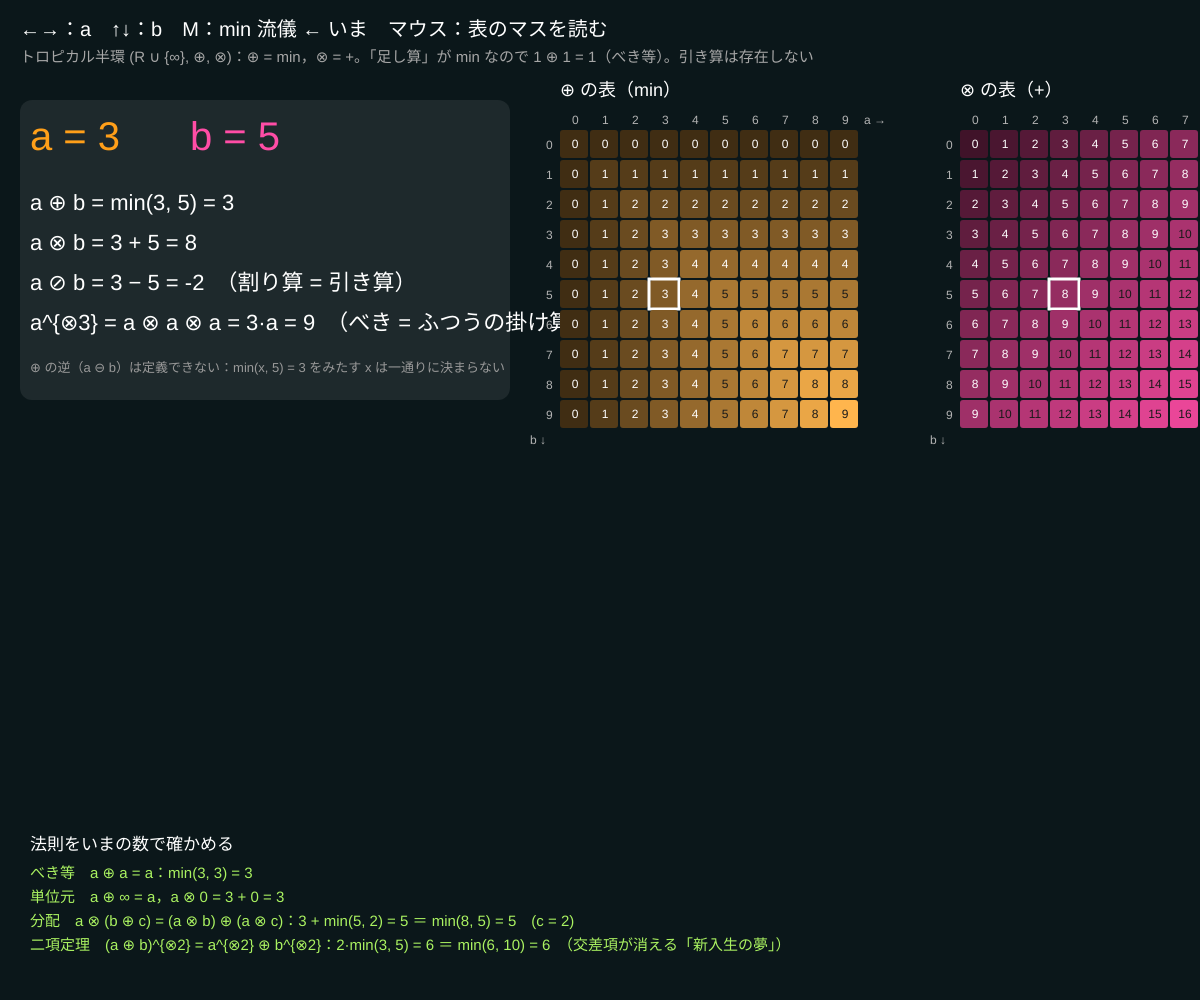
Frame 1 (no input)
Frame 60 (no input): identical to frame 1, image omitted
Frame 120 (the mouse pressed at the canvas centre since frame 60): identical to frame 1, image omitted

The p5.js sketch that drew this single still picture (run headless with seeded random() and noise() and a simulated clock; from frame 60 on, the mouse is pressed at the canvas centre):

// p5.js sketch
// ── sketch.js
// ============================================
// 00 トロピカル電卓
// トロピカル半環：「足し算 ⊕」は min、「掛け算 ⊗」はふつうの足し算
//   a ⊕ b = min(a, b)，a ⊗ b = a + b。引き算（⊕ の逆）はない。1 ⊕ 1 = 1，0 が ⊗ の単位元
// ←→ = a を変える / ↑↓ = b を変える / M = max 流儀（⊕ = max）に切替 / マウス = 表のマスを読む
// ============================================

let a = 3, b = 5;          // ★ 2 つの数
let useMax = false;        // ★ true なら max 流儀（max-plus 代数）
let N = 10;                // ★ 表の大きさ（0 〜 N-1）
let cell = 30;             // マスの大きさ（px）

function setup() {
  createCanvas(windowWidth, windowHeight);
  colorMode(HSB, 360, 100, 100, 100);
  textFont('Helvetica');
}

// ★ トロピカルの 2 つの演算
function tadd(x, y) { return useMax ? Math.max(x, y) : Math.min(x, y); }   // ⊕
function tmul(x, y) { return x + y; }                                       // ⊗
function sym() { return useMax ? 'max' : 'min'; }

function draw() {
  background(190, 55, 10);
  let s = tadd(a, b), p = tmul(a, b);

  // ---- 左：電卓 ----
  noStroke();
  fill(0, 0, 100);
  textSize(20);
  text('←→：a　↑↓：b　M：' + (useMax ? 'max 流儀 ← いま' : 'min 流儀 ← いま') + '　マウス：表のマスを読む', 20, 36);
  fill(0, 0, 65);
  textSize(15);
  text('トロピカル半環 (R ∪ {∞}, ⊕, ⊗)：⊕ = ' + sym() + '，⊗ = +。「足し算」が ' + sym() + ' なので 1 ⊕ 1 = 1（べき等）。引き算は存在しない', 20, 62);

  let x0 = 30, y0 = 110;
  fill(0, 0, 100, 8);
  rect(x0 - 10, y0 - 10, 490, 300, 12);
  textSize(40);
  fill(35, 90, 100);
  text('a = ' + a, x0, y0 + 40);
  fill(330, 70, 100);
  text('b = ' + b, x0 + 160, y0 + 40);
  fill(0, 0, 100);
  textSize(22);
  text('a ⊕ b = ' + sym() + '(' + a + ', ' + b + ') = ' + s, x0, y0 + 100);
  text('a ⊗ b = ' + a + ' + ' + b + ' = ' + p, x0, y0 + 140);
  text('a ⊘ b = ' + a + ' − ' + b + ' = ' + (a - b) + '　（割り算 = 引き算）', x0, y0 + 180);
  text('a^{⊗3} = a ⊗ a ⊗ a = 3·a = ' + 3 * a + '　（べき = ふつうの掛け算）', x0, y0 + 220);
  fill(0, 0, 60);
  textSize(13);
  text('⊕ の逆（a ⊖ b）は定義できない：' + sym() + '(x, ' + b + ') = ' + a + ' をみたす x は一通りに決まらない', x0, y0 + 262);

  // ---- 法則（いまの数で確かめる）----
  let ly = height - 150;
  fill(0, 0, 100);
  textSize(17);
  text('法則をいまの数で確かめる', x0, ly);
  textSize(15);
  fill(90, 60, 95);
  let c = 2;
  let lines = [
    'べき等　a ⊕ a = a：' + sym() + '(' + a + ', ' + a + ') = ' + tadd(a, a),
    '単位元　a ⊕ ' + (useMax ? '−∞' : '∞') + ' = a，a ⊗ 0 = ' + a + ' + 0 = ' + a,
    '分配　a ⊗ (b ⊕ c) = (a ⊗ b) ⊕ (a ⊗ c)：' + a + ' + ' + sym() + '(' + b + ', ' + c + ') = ' + tmul(a, tadd(b, c)) + ' ＝ ' + sym() + '(' + tmul(a, b) + ', ' + tmul(a, c) + ') = ' + tadd(tmul(a, b), tmul(a, c)) + '　(c = 2)',
    '二項定理　(a ⊕ b)^{⊗2} = a^{⊗2} ⊕ b^{⊗2}：2·' + sym() + '(' + a + ', ' + b + ') = ' + 2 * tadd(a, b) + ' ＝ ' + sym() + '(' + 2 * a + ', ' + 2 * b + ') = ' + tadd(2 * a, 2 * b) + '　（交差項が消える「新入生の夢」）',
  ];
  for (let k = 0; k < lines.length; k++) text(lines[k], x0, ly + 28 + k * 24);

  // ---- 右：⊕ の表と ⊗ の表（ヒートマップ）----
  let tx = Math.max(560, width - (2 * N * cell + 140)), ty = 130;
  drawTable(tx, ty, '⊕ の表（' + sym() + '）', (i, j) => tadd(i, j), 35);
  drawTable(tx + N * cell + 100, ty, '⊗ の表（+）', (i, j) => tmul(i, j), 330);
}

function drawTable(tx, ty, title, f, hue) {
  noStroke();
  fill(0, 0, 100);
  textSize(18);
  text(title, tx, ty - 34);
  let lo = Infinity, hi = -Infinity;
  for (let i = 0; i < N; i++) for (let j = 0; j < N; j++) { let v = f(i, j); lo = Math.min(lo, v); hi = Math.max(hi, v); }
  let hover = null;
  for (let i = 0; i < N; i++) for (let j = 0; j < N; j++) {
    let v = f(i, j);
    let cx = tx + i * cell, cy = ty + j * cell;
    let isHere = (i === a && j === b);
    fill(hue, 70, map(v, lo, hi, 25, 100));
    rect(cx, cy, cell - 2, cell - 2, 3);
    if (isHere) { noFill(); stroke(0, 0, 100); strokeWeight(3); rect(cx - 1, cy - 1, cell, cell); noStroke(); }
    fill(v > (lo + hi) / 2 ? 0 : 100, 0, v > (lo + hi) / 2 ? 10 : 100);
    textSize(12);
    textAlign(CENTER, CENTER);
    text(v, cx + cell / 2, cy + cell / 2);
    textAlign(LEFT, BASELINE);
    if (mouseX >= cx && mouseX < cx + cell && mouseY >= cy && mouseY < cy + cell) hover = { i, j, v };
  }
  // 軸ラベル
  fill(0, 0, 70);
  textSize(12);
  for (let i = 0; i < N; i++) { text(i, tx + i * cell + cell / 2 - 3, ty - 6); text(i, tx - 14, ty + i * cell + cell / 2 + 4); }
  text('a →', tx + N * cell + 4, ty - 6);
  text('b ↓', tx - 30, ty + N * cell + 14);
  if (hover) {
    fill(0, 0, 100);
    textSize(16);
    text('(' + hover.i + ', ' + hover.j + ') → ' + hover.v + '　（白枠 = いまの a, b）', tx, ty + N * cell + 34);
  }
}

function keyPressed() {
  if (key === LEFT_ARROW) a = Math.max(0, a - 1);
  if (key === RIGHT_ARROW) a = Math.min(N - 1, a + 1);
  if (key === DOWN_ARROW) b = Math.max(0, b - 1);
  if (key === UP_ARROW) b = Math.min(N - 1, b + 1);
  if (key === 'm' || key === 'M') useMax = !useMax;
}

// ---------- やってみよう ----------
// 1. ⊕ の表はなぜ「階段」になる？ ⊗ の表はなぜ「斜めのしま」？ 色を見て説明しよう
// 2. M で max 流儀にすると何が変わる？ 変わらない法則は？（分配法則・べき等性）
// 3. 表を 0 〜 N-1 でなく −5 〜 5 にして、負の数でも法則が成り立つか確かめよう
// 4. (a ⊕ b)^{⊗3} = a^{⊗3} ⊕ b^{⊗3} も成り立つ？ 行を 1 つ足して確かめよう
